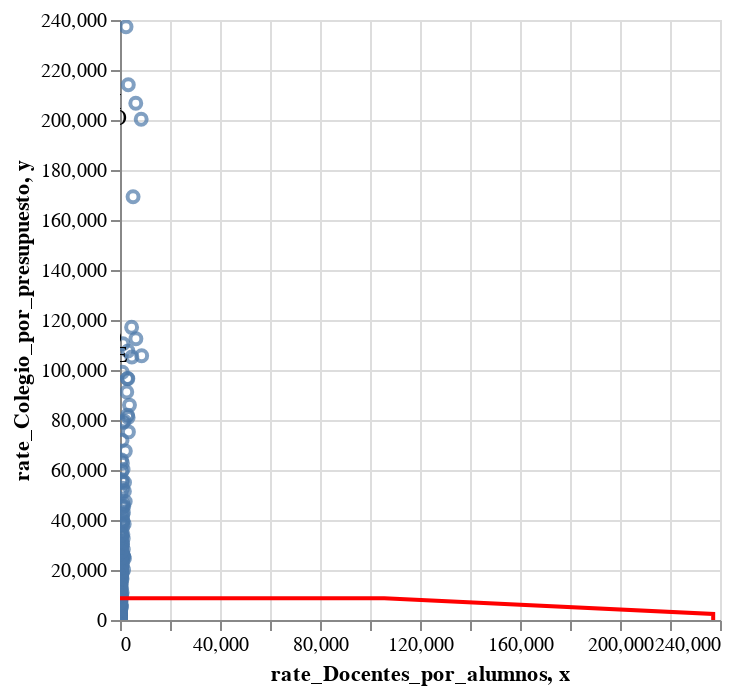

The notebook cell saved with this chart:
### Markdown cell above
Updating the plot:

### Code cell
points + text + alt.Chart(envelope).mark_line(color='red').encode(
    x='x',
    y='y',
)

### Figure 1 — Vega-Lite specification as saved in the notebook (floating-point values rounded to 4 significant figures; data arrays with more than 128 entries replaced by an {"elided": "..."} marker saying what was removed)
{"config": {"view": {"continuousWidth": 300, "continuousHeight": 300}}, "layer": [{"mark": {"type": "point"}, "encoding": {"x": {"field": "rate_Docentes_por_alumnos", "type": "quantitative"}, "y": {"field": "rate_Colegio_por_presupuesto", "type": "quantitative"}}}, {"mark": {"type": "text", "align": "right", "baseline": "middle", "dx": -7}, "encoding": {"text": {"field": "D_PROV", "type": "nominal"}, "x": {"field": "rate_Docentes_por_alumnos", "type": "quantitative"}, "y": {"field": "rate_Colegio_por_presupuesto", "type": "quantitative"}}, "name": "view_26"}, {"data": {"name": "data-0852ccebcd20ca8169a7aadff752afa0"}, "mark": {"type": "line", "color": "red"}, "encoding": {"x": {"field": "x", "type": "quantitative"}, "y": {"field": "y", "type": "quantitative"}}}], "data": {"name": "data-08e81b5599d1b8f3f2beec433e05976e"}, "params": [{"name": "param_13", "select": {"type": "interval", "encodings": ["x", "y"]}, "bind": "scales", "views": ["view_26"]}], "$schema": "https://vega.github.io/schema/vega-lite/v5.8.0.json", "datasets": {"data-08e81b5599d1b8f3f2beec433e05976e": {"elided": "194 records"}, "data-0852ccebcd20ca8169a7aadff752afa0": [{"x": 0.0, "y": 8667.0}, {"x": 105700.0, "y": 8667.0}, {"x": 237300.0, "y": 2416.0}, {"x": 237300.0, "y": 0.0}]}}
